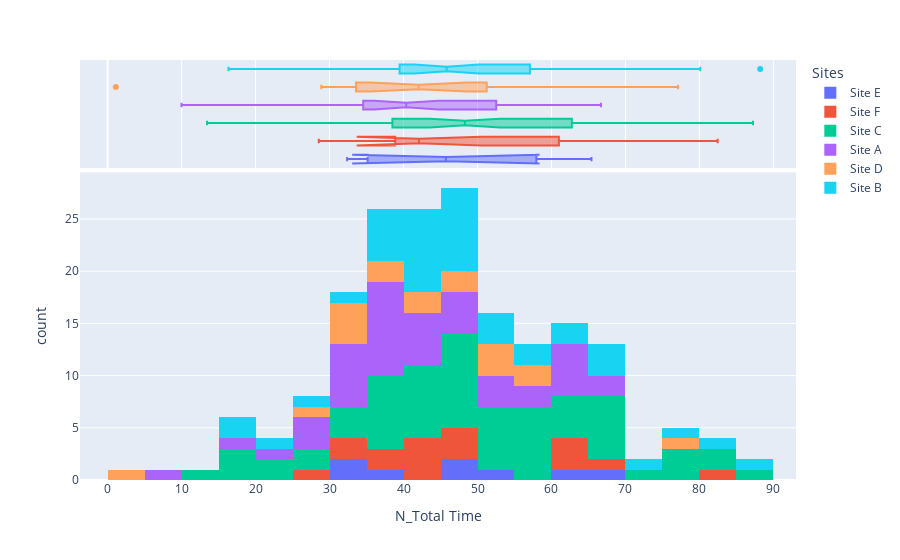

Here is the notebook cell this chart was saved with:
### Code cell
fig = px.histogram(sub, x="N_Total Time", color="Sites",marginal="box")
fig.show()

### Figure 1 — Plotly figure (JSON) as saved in the notebook; plotly's stock layout.template omitted (floating-point values rounded to 4 significant figures)
{"data": [{"alignmentgroup": "True", "bingroup": "x", "hovertemplate": "Sites=Site E<br>N_Total Time=%{x}<br>count=%{y}<extra></extra>", "legendgroup": "Site E", "marker": {"color": "#636efa"}, "name": "Site E", "offsetgroup": "Site E", "orientation": "v", "showlegend": true, "type": "histogram", "x": [64.73, 46.11, 51.19, 45.34, 34.99, 32.37, 35.3, 65.41], "xaxis": "x", "yaxis": "y"}, {"alignmentgroup": "True", "hovertemplate": "Sites=Site E<br>N_Total Time=%{x}<extra></extra>", "legendgroup": "Site E", "marker": {"color": "#636efa"}, "name": "Site E", "notched": true, "offsetgroup": "Site E", "showlegend": false, "type": "box", "x": [64.73, 46.11, 51.19, 45.34, 34.99, 32.37, 35.3, 65.41], "xaxis": "x2", "yaxis": "y2"}, {"alignmentgroup": "True", "bingroup": "x", "hovertemplate": "Sites=Site F<br>N_Total Time=%{x}<br>count=%{y}<extra></extra>", "legendgroup": "Site F", "marker": {"color": "#EF553B"}, "name": "Site F", "offsetgroup": "Site F", "orientation": "v", "showlegend": true, "type": "histogram", "x": [41.56, 62.03, 40.52, 47.75, 60.89, 42.09, 69.97, 28.54, 46.69, 82.47, 41.27, 38.4, 33.07, 39.04, 61.34, 34.57, 48.23], "xaxis": "x", "yaxis": "y"}, {"alignmentgroup": "True", "hovertemplate": "Sites=Site F<br>N_Total Time=%{x}<extra></extra>", "legendgroup": "Site F", "marker": {"color": "#EF553B"}, "name": "Site F", "notched": true, "offsetgroup": "Site F", "showlegend": false, "type": "box", "x": [41.56, 62.03, 40.52, 47.75, 60.89, 42.09, 69.97, 28.54, 46.69, 82.47, 41.27, 38.4, 33.07, 39.04, 61.34, 34.57, 48.23], "xaxis": "x2", "yaxis": "y2"}, {"alignmentgroup": "True", "bingroup": "x", "hovertemplate": "Sites=Site C<br>N_Total Time=%{x}<br>count=%{y}<extra></extra>", "legendgroup": "Site C", "marker": {"color": "#00cc96"}, "name": "Site C", "offsetgroup": "Site C", "orientation": "v", "showlegend": true, "type": "histogram", "x": [17.89, 76.73, 39.65, 13.44, 37.96, 76.15, 53.2, 44.12, 63.55, 55.44, 80.02, 36.66, 59.15, 74.93, 24.43, 42.11, 63.08, 49.88, 17.03, 66.92, 15.05, 59.22, 40.91, 82.17, 57.75, 38.61, 59.85, 36.01, 32.99, 65.99, 28.97, 46.72, 56.5, 62.43, 45.45, 40.52, 45.22, 33.6, 45.69, 50.98, 51.73, 37.14, 32.25, 87.24, 28.72, 38.38, 24.56, 67.12, 51.33, 43.13, 46.49, 68.75, 50.65, 52.38, 63.87, 48.85, 45.01, 43.43, 76.93, 69.67, 67.51, 57.07, 40, 47.75], "xaxis": "x", "yaxis": "y"}, {"alignmentgroup": "True", "hovertemplate": "Sites=Site C<br>N_Total Time=%{x}<extra></extra>", "legendgroup": "Site C", "marker": {"color": "#00cc96"}, "name": "Site C", "notched": true, "offsetgroup": "Site C", "showlegend": false, "type": "box", "x": [17.89, 76.73, 39.65, 13.44, 37.96, 76.15, 53.2, 44.12, 63.55, 55.44, 80.02, 36.66, 59.15, 74.93, 24.43, 42.11, 63.08, 49.88, 17.03, 66.92, 15.05, 59.22, 40.91, 82.17, 57.75, 38.61, 59.85, 36.01, 32.99, 65.99, 28.97, 46.72, 56.5, 62.43, 45.45, 40.52, 45.22, 33.6, 45.69, 50.98, 51.73, 37.14, 32.25, 87.24, 28.72, 38.38, 24.56, 67.12, 51.33, 43.13, 46.49, 68.75, 50.65, 52.38, 63.87, 48.85, 45.01, 43.43, 76.93, 69.67, 67.51, 57.07, 40, 47.75], "xaxis": "x2", "yaxis": "y2"}, {"alignmentgroup": "True", "bingroup": "x", "hovertemplate": "Sites=Site A<br>N_Total Time=%{x}<br>count=%{y}<extra></extra>", "legendgroup": "Site A", "marker": {"color": "#ab63fa"}, "name": "Site A", "offsetgroup": "Site A", "orientation": "v", "showlegend": true, "type": "histogram", "x": [48.33, 48.45, 48.02, 28.5, 41.86, 41.55, 53.1, 33.93, 60.77, 26.83, 61.4, 52.53, 29.33, 39.64, 60.81, 59.79, 9.98, 32.15, 32, 16.88, 36.84, 38.27, 42, 34.55, 24.96, 38.19, 44.03, 35.86, 32.65, 41.1, 62.39, 66.7, 37.35, 34.64, 35.8, 65.54, 57.64, 51.61, 35.68, 64.77, 37.95, 49.29], "xaxis": "x", "yaxis": "y"}, {"alignmentgroup": "True", "hovertemplate": "Sites=Site A<br>N_Total Time=%{x}<extra></extra>", "legendgroup": "Site A", "marker": {"color": "#ab63fa"}, "name": "Site A", "notched": true, "offsetgroup": "Site A", "showlegend": false, "type": "box", "x": [48.33, 48.45, 48.02, 28.5, 41.86, 41.55, 53.1, 33.93, 60.77, 26.83, 61.4, 52.53, 29.33, 39.64, 60.81, 59.79, 9.98, 32.15, 32, 16.88, 36.84, 38.27, 42, 34.55, 24.96, 38.19, 44.03, 35.86, 32.65, 41.1, 62.39, 66.7, 37.35, 34.64, 35.8, 65.54, 57.64, 51.61, 35.68, 64.77, 37.95, 49.29], "xaxis": "x2", "yaxis": "y2"}, {"alignmentgroup": "True", "bingroup": "x", "hovertemplate": "Sites=Site D<br>N_Total Time=%{x}<br>count=%{y}<extra></extra>", "legendgroup": "Site D", "marker": {"color": "#FFA15A"}, "name": "Site D", "offsetgroup": "Site D", "orientation": "v", "showlegend": true, "type": "histogram", "x": [33.62, 49.79, 28.88, 77.12, 40.63, 31.87, 1.1, 51.25, 33.57, 50.16, 56.24, 32.13, 55.6, 39.07, 38.9, 43.47, 47.09, 51.44], "xaxis": "x", "yaxis": "y"}, {"alignmentgroup": "True", "hovertemplate": "Sites=Site D<br>N_Total Time=%{x}<extra></extra>", "legendgroup": "Site D", "marker": {"color": "#FFA15A"}, "name": "Site D", "notched": true, "offsetgroup": "Site D", "showlegend": false, "type": "box", "x": [33.62, 49.79, 28.88, 77.12, 40.63, 31.87, 1.1, 51.25, 33.57, 50.16, 56.24, 32.13, 55.6, 39.07, 38.9, 43.47, 47.09, 51.44], "xaxis": "x2", "yaxis": "y2"}, {"alignmentgroup": "True", "bingroup": "x", "hovertemplate": "Sites=Site B<br>N_Total Time=%{x}<br>count=%{y}<extra></extra>", "legendgroup": "Site B", "marker": {"color": "#19d3f3"}, "name": "Site B", "offsetgroup": "Site B", "orientation": "v", "showlegend": true, "type": "histogram", "x": [42.95, 68.33, 53.08, 38.55, 46.08, 80.12, 69.29, 45.43, 16.34, 88.22, 43.22, 44.56, 61.76, 35.9, 45.66, 41.01, 40.38, 46.01, 46.75, 47.34, 57.67, 46.02, 68.85, 56.51, 35.79, 70.65, 41.77, 51.43, 40.5, 78.46, 37.41, 25.12, 44.37, 51.06, 36.28, 47.61, 64.57, 18.97, 24.14, 34.13], "xaxis": "x", "yaxis": "y"}, {"alignmentgroup": "True", "hovertemplate": "Sites=Site B<br>N_Total Time=%{x}<extra></extra>", "legendgroup": "Site B", "marker": {"color": "#19d3f3"}, "name": "Site B", "notched": true, "offsetgroup": "Site B", "showlegend": false, "type": "box", "x": [42.95, 68.33, 53.08, 38.55, 46.08, 80.12, 69.29, 45.43, 16.34, 88.22, 43.22, 44.56, 61.76, 35.9, 45.66, 41.01, 40.38, 46.01, 46.75, 47.34, 57.67, 46.02, 68.85, 56.51, 35.79, 70.65, 41.77, 51.43, 40.5, 78.46, 37.41, 25.12, 44.37, 51.06, 36.28, 47.61, 64.57, 18.97, 24.14, 34.13], "xaxis": "x2", "yaxis": "y2"}], "layout": {"barmode": "relative", "legend": {"title": {"text": "Sites"}, "tracegroupgap": 0}, "margin": {"t": 60}, "xaxis": {"anchor": "y", "domain": [0, 1], "title": {"text": "N_Total Time"}}, "xaxis2": {"anchor": "y2", "domain": [0, 1], "matches": "x", "showgrid": true, "showticklabels": false}, "yaxis": {"anchor": "x", "domain": [0, 0.7326], "title": {"text": "count"}}, "yaxis2": {"anchor": "x2", "domain": [0.7426, 1], "matches": "y2", "showgrid": false, "showline": false, "showticklabels": false, "ticks": ""}}}
